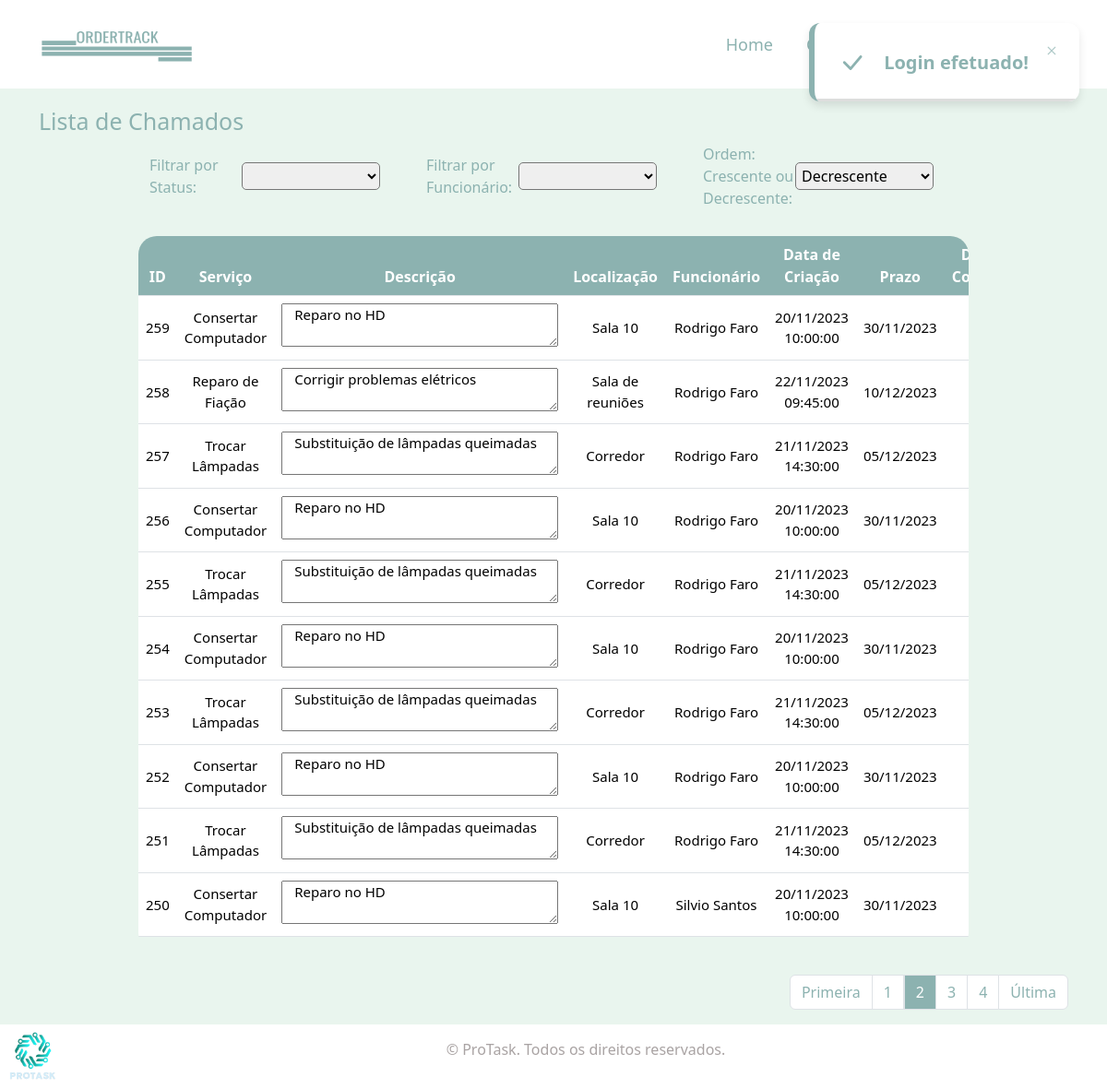
The page /src/pages/lista_chamados.php?pagina=2&ordem=Decrescente (signed in) on the database its author committed.
### tables this page shows
CREATE TABLE `rel` (
  `ID_REL` int(5) NOT NULL,
  `FK_FUNCIONARIO` int(5) DEFAULT NULL,
  `FK_ORDEM` int(5) DEFAULT NULL,
  `FK_HISTORICO` int(5) DEFAULT NULL
);

CREATE TABLE `ordem` (
  `ID_ORDEM` int(5) NOT NULL,
  `SERVICO` varchar(200) DEFAULT NULL,
  `ITEM` varchar(200) DEFAULT NULL,
  `LOCALIZACAO` varchar(200) DEFAULT NULL,
  `PRAZO` date DEFAULT NULL,
  `PRIORIDADE` varchar(200) DEFAULT NULL,
  `STATUS` enum('PENDENTE','EM ANDAMENTO','CONCLUIDO','CANCELADO') DEFAULT NULL,
  `NUMERO_OS` varchar(10) DEFAULT NULL,
  `FOTO` longblob DEFAULT NULL,
  `CRIADO` datetime DEFAULT NULL
);

CREATE TABLE `funcionarios` (
  `ID_FUNCIONARIO` int(5) NOT NULL,
  `NOME_FUNCIONARIO` varchar(100) NOT NULL,
  `SOBRENOME_FUNCIONARIO` varchar(200) NOT NULL,
  `USUARIO_FUNCIONARIO` varchar(200) DEFAULT NULL,
  `SENHA_FUNCIONARIO` varchar(250) DEFAULT NULL,
  `IMAGEM_FUNCIONARIO` longblob DEFAULT NULL,
  `STATUS_FUNCIONARIO` enum('ATIVO','INATIVO') DEFAULT NULL
);

### src/pages/lista_chamados.php (the view, shortened to what the rows shown need)
<?php
    include_once('../../conection.php');
?>
<!DOCTYPE html>
<html lang="en">
<head>
    <link href="../styles/bootstrap/dist/css/bootstrap.min.css" rel="stylesheet">
    <link href="https://cdn.jsdelivr.net/npm/bootstrap@5.3.1/dist/css/bootstrap.min.css" rel="stylesheet">
    <link rel="stylesheet" href="https://cdn.jsdelivr.net/npm/bootstrap-icons@1.11.1/font/bootstrap-icons.css">
    <link rel="stylesheet" href="../styles/lista_chamados/style.css">
</head>
<body>
    <div class="titulo container">
        <h1>Lista de Chamados</h1>
    </div>
    <div class="tabela">
        <div class="cont_table">
            <div class="row colunas" style="margin: 0px;">
            <?php
            $pagina_atual = filter_input(INPUT_GET, 'pagina', FILTER_SANITIZE_NUMBER_INT);
            $pagina = (!empty($pagina_atual)) ? $pagina_atual : 1;
            $qnt_result_pg = 10;
            $inicio = ($qnt_result_pg * $pagina) - $qnt_result_pg;
            if (isset($_GET['ordem']) && !empty($_GET['ordem'])) {
                $ordem_get = $_GET['ordem'];
                if ($ordem_get == 'Decrescente') {
                    $ordem = 'DESC';
                } else if ($ordem_get == 'Crescente') {
                    $ordem = 'ASC';
                }
            } else {
                $ordem_get = 'Decrescente';
                $ordem = 'DESC';
            }
            if ((isset($_GET['status']) && !empty($_GET['status']) and $_GET['status'] == 'TODOS') and (isset($_GET['funcionario']) && !empty($_GET['funcionario']) and $_GET['funcionario'] == 'TODOS')) {
                $result_usuario = "SELECT * FROM ordem INNER JOIN rel ON ID_ORDEM = FK_ORDEM INNER JOIN historico_ordem ON rel.FK_HISTORICO = historico_ordem.ID_HISTORICO  INNER JOIN funcionarios ON FK_FUNCIONARIO = ID_FUNCIONARIO ORDER BY ID_ORDEM $ordem LIMIT $inicio, $qnt_result_pg";
            } else {
                $result_usuario = "SELECT * FROM ordem INNER JOIN rel ON ID_ORDEM = FK_ORDEM INNER JOIN historico_ordem ON rel.FK_HISTORICO = historico_ordem.ID_HISTORICO INNER JOIN funcionarios ON rel.FK_FUNCIONARIO = funcionarios.ID_FUNCIONARIO ORDER BY ID_ORDEM $ordem LIMIT $inicio, $qnt_result_pg";
            }
            $resultado_usuario = mysqli_query($conn, $result_usuario);
            $dados = "
                        <div class='table-responsive  col-md-9'>
                            <table class='table  text-center' >
                                <thead class='th-heads'>
                                    <tr>
                                        <th style='background-color: #8CB2B0; color: #fff;' scope='col'>ID</th>
                                        <th style='background-color: #8CB2B0; color: #fff;'  scope='col'>Serviço</th>
                                        <th style='background-color: #8CB2B0; color: #fff;'  scope='col'>Descrição</th>
                                        <th style='background-color: #8CB2B0; color: #fff;'  scope='col'>Localização</th>
                                        <th style='background-color: #8CB2B0; color: #fff;'  scope='col'>Funcionário</th>
                                        <th style='background-color: #8CB2B0; color: #fff;'  scope='col'>Data de Criação</th>
                                        <th style='background-color: #8CB2B0; color: #fff;'  scope='col'>Prazo</th>
                                        <th style='background-color: #8CB2B0; color: #fff;'  scope='col'>Data de Conclusão</th>
                                        <th style='background-color: #8CB2B0; color: #fff;'  scope='col'>Prioridade</th>
                                        <th style='background-color: #8CB2B0; color: #fff;'  scope='col'>Status</th>
                                        <th style='background-color: #8CB2B0; color: #fff;'  scope='col'></th>
                                    </tr>
                                </thead>
                                <tbody>
            ";
            while ($row_usuario = mysqli_fetch_assoc($resultado_usuario)) {
                $id = $row_usuario['ID_ORDEM'];
                $servico  = $row_usuario['SERVICO'];
                $item = $row_usuario['ITEM'];
                $localizacao = $row_usuario['LOCALIZACAO'];
                $funcionario = $row_usuario['NOME_FUNCIONARIO'];
                $sobrenome_funcionario = $row_usuario['SOBRENOME_FUNCIONARIO'];
                $urgencia =  $row_usuario['PRIORIDADE'];
                $status = $row_usuario['STATUS'];
                $datetime = $row_usuario['CRIADO'];
                $datehora = new DateTime($datetime);
                $data = $datehora->format("d/m/Y H:i:s");
                $prazo = $row_usuario['PRAZO'];
                $datehora_prazo = new DateTime($prazo);
                $data_prazo = $datehora_prazo->format("d/m/Y");
                $data_conclusao = $row_usuario['DATA_FINALIZACAO'];
                if ($data_conclusao == null) {
                    $data_finalizacao = ' ';
                } else {
                    $dataconclusao = new DateTime($data_conclusao);
                    $data_finalizacao = $dataconclusao->format("d/m/Y H:i:s");
                }
                $dados .= "
                            <tr class='tr-dados' style='font-size: 15px; text-align: center;'>
                                <td>$id</td>
                                <td>$servico</td>
                                <td><textarea readonly style='width: 300px; padding-left: 13px;  textarea::-webkit-scrollbar {
                                    width: 12px; }'>$item</textarea></td>
                                <td>$localizacao</td>
                                <td>$funcionario $sobrenome_funcionario</td>
                                <td>$data</td>
                                <td>$data_prazo</td>
                                <td>$data_finalizacao</td>
                                <td>$urgencia</td>
                        ";
                if ($status == "PENDENTE") {
                    $dados .= "<td style='color: #FA9D4A;'>$status</td>";
                } elseif ($status == "CONCLUIDO") {
                    $dados .= "<td style='color: green;'>$status</td>";
                } elseif ($status == "EM ANDAMENTO") {
                    $dados .= "<td style='color: #FFD929;'>$status</td>";
                } elseif ($status == "CANCELADO") {
                    $dados .= "<td style='color: red; '>$status</td>";
                }
                if ($status != 'CANCELADO') {
                    $dados .= " <td>
                                      <a class='dropdown-item' href='editar_chamado.php?id=$id'>
                                      </a>
                                      <a class='dropdown-item' href='../../src/api/controller/cancelar_chamado_lista.php?id=$id'>
                                      </a>
                              </td>
                          </tr>";
                }
            }
            $dados .= "
                                    </tbody>
                                </table>
                            </div>
                        </div>
            ";
            echo $dados;
            if ((isset($_GET['status']) && !empty($_GET['status']) and $_GET['status'] == 'TODOS') and (isset($_GET['funcionnario']) && !empty($_GET['funcionario']) and $_GET['funcionario'] == 'TODOS')) {
                $result_pg = "SELECT COUNT(ID_ORDEM) AS num_result FROM ordem";
            } else {
                $result_pg = "SELECT COUNT(ID_ORDEM) AS num_result FROM ordem INNER JOIN rel ON ID_ORDEM = FK_ORDEM INNER JOIN historico_ordem ON rel.FK_HISTORICO = historico_ordem.ID_HISTORICO  INNER JOIN funcionarios ON FK_FUNCIONARIO = ID_FUNCIONARIO";
            }
            $resultado_pg = mysqli_query($conn, $result_pg);
            $row_pg = mysqli_fetch_assoc($resultado_pg);
            $quantidade_pg = ceil($row_pg['num_result'] / $qnt_result_pg);
            $max_links = 2;
        $paginacao = "
                    <div class='container d-flex justify-content-end div-pag' style='margin-top: 25px; margin-bootom: 25px; '>
                      <nav aria-label='Page navigation example'>
                      <ul class='pagination'>
        ";
            if ((isset($_GET['status']) && !empty($_GET['status']) && $_GET['status'] == 'TODOS') and (isset($_GET['funcionario']) && !empty($_GET['funcionario']) && $_GET['funcionario'] == 'TODOS')) {
                $status_get = $_GET['status'];
                $funcionario_get = $_GET['funcionario'];
                if($quantidade_pg > 1){
                    $paginacao .= "<li class='page-item'><a class='page-link' href='lista_chamados.php?pagina=1&status=$status_get&funcionario=$funcionario_get&ordem=$ordem_get'>Primeira</a></li>";
                }else {
                    $paginacao .= "<li class='page-item page-link pag_disable_primeira'>Primeira</li>";
                }
                for ($pag_ant = $pagina - $max_links; $pag_ant <= $pagina - 1; $pag_ant++) {
                    if ($pag_ant >= 1) {
                        $paginacao .= "<li class='page-item'><a class='page-link' href='lista_chamados.php?pagina=$pag_ant&status=$status_get&funcionario=$funcionario_get&ordem=$ordem_get'> $pag_ant </a></li>";
                    }
                }
                $paginacao .= "<li class='page-item page-link' style='background-color: #8CB2B0; color: #fff'>$pagina</li>";
                for ($pag_dep = $pagina + 1; $pag_dep <= $pagina + $max_links; $pag_dep++) {
                    if ($pag_dep <= $quantidade_pg) {
                        $paginacao .= "<li class='page-item'><a  class='page-link' href='lista_chamados.php?pagina=$pag_dep&status=$status_get&funcionario=$funcionario_get&ordem=$ordem_get'> $pag_dep </a></li>";
                    }
                }
                if($quantidade_pg > 1){
                    $paginacao .= "<li class='page-item'><a class='page-link' href= 'lista_chamados.php?pagina=$quantidade_pg&status=$status_get&funcionario=$funcionario_get&ordem=$ordem_get'>  Última</a></li>";
                }else {
                    $paginacao .= "<li class='page-item page-link pag_disable_ultima'>Última</li>";
                }
                $paginacao .= "</ul></nav></div>";
            } else {
                if($quantidade_pg > 1){
                    $paginacao .= "<li class='page-item'><a class='page-link' href='lista_chamados.php?pagina=1&ordem=$ordem_get'>Primeira</a></li>";
                }else{
                    $paginacao .= "<li class='page-item page-link pag_disable_primeira'>Primeira</li>";
                }
                for ($pag_ant = $pagina - $max_links; $pag_ant <= $pagina - 1; $pag_ant++) {
                    if ($pag_ant >= 1) {
                        $paginacao .= "<li class='page-item'><a class='page-link' href='lista_chamados.php?pagina=$pag_ant&ordem=$ordem_get'> $pag_ant </a></li>";
                    }
                }
                $paginacao .= "<li class='page-item page-link' style='background-color: #8CB2B0; color: #fff'>$pagina</li>";
                for ($pag_dep = $pagina + 1; $pag_dep <= $pagina + $max_links; $pag_dep++) {
                    if ($pag_dep <= $quantidade_pg) {
                        $paginacao .= "<li class='page-item'><a  class='page-link' href='lista_chamados.php?pagina=$pag_dep&ordem=$ordem_get'> $pag_dep </a></li>";
                    }
                }
                if($quantidade_pg > 1){
                    $paginacao .= "<li class='page-item'><a class='page-link' href= 'lista_chamados.php?pagina=$quantidade_pg&ordem=$ordem_get'>  Última</a></li>";
                }else{
                    $paginacao .= "<li class='page-item page-link pag_disable_ultima'>Última</li>";
                }
                $paginacao .= "</ul></nav></div></div>";
            }
            echo $paginacao;
            ?>
        </div>
</body>
</html>

### rows shown on the page
rel: FK_ORDEM.ID_ORDEM "259", FK_ORDEM.SERVICO "Consertar Computador", FK_ORDEM.ITEM "Reparo no HD", FK_ORDEM.LOCALIZACAO "Sala 10", FK_FUNCIONARIO.NOME_FUNCIONARIO "Rodrigo", FK_FUNCIONARIO.SOBRENOME_FUNCIONARIO "Faro", FK_ORDEM.CRIADO "20/11/2023 10:00:00", FK_ORDEM.PRAZO "30/11/2023"
rel: FK_ORDEM.ID_ORDEM "258", FK_ORDEM.SERVICO "Reparo de Fiação", FK_ORDEM.ITEM "Corrigir problemas elétricos", FK_ORDEM.LOCALIZACAO "Sala de reuniões", FK_FUNCIONARIO.NOME_FUNCIONARIO "Rodrigo", FK_FUNCIONARIO.SOBRENOME_FUNCIONARIO "Faro", FK_ORDEM.CRIADO "22/11/2023 09:45:00", FK_ORDEM.PRAZO "10/12/2023"
rel: FK_ORDEM.ID_ORDEM "257", FK_ORDEM.SERVICO "Trocar Lâmpadas", FK_ORDEM.ITEM "Substituição de lâmpadas queimadas", FK_ORDEM.LOCALIZACAO "Corredor", FK_FUNCIONARIO.NOME_FUNCIONARIO "Rodrigo", FK_FUNCIONARIO.SOBRENOME_FUNCIONARIO "Faro", FK_ORDEM.CRIADO "21/11/2023 14:30:00", FK_ORDEM.PRAZO "05/12/2023"
rel: FK_ORDEM.ID_ORDEM "256", FK_ORDEM.SERVICO "Consertar Computador", FK_ORDEM.ITEM "Reparo no HD", FK_ORDEM.LOCALIZACAO "Sala 10", FK_FUNCIONARIO.NOME_FUNCIONARIO "Rodrigo", FK_FUNCIONARIO.SOBRENOME_FUNCIONARIO "Faro", FK_ORDEM.CRIADO "20/11/2023 10:00:00", FK_ORDEM.PRAZO "30/11/2023"
rel: FK_ORDEM.ID_ORDEM "255", FK_ORDEM.SERVICO "Trocar Lâmpadas", FK_ORDEM.ITEM "Substituição de lâmpadas queimadas", FK_ORDEM.LOCALIZACAO "Corredor", FK_FUNCIONARIO.NOME_FUNCIONARIO "Rodrigo", FK_FUNCIONARIO.SOBRENOME_FUNCIONARIO "Faro", FK_ORDEM.CRIADO "21/11/2023 14:30:00", FK_ORDEM.PRAZO "05/12/2023"
rel: FK_ORDEM.ID_ORDEM "254", FK_ORDEM.SERVICO "Consertar Computador", FK_ORDEM.ITEM "Reparo no HD", FK_ORDEM.LOCALIZACAO "Sala 10", FK_FUNCIONARIO.NOME_FUNCIONARIO "Rodrigo", FK_FUNCIONARIO.SOBRENOME_FUNCIONARIO "Faro", FK_ORDEM.CRIADO "20/11/2023 10:00:00", FK_ORDEM.PRAZO "30/11/2023"
rel: FK_ORDEM.ID_ORDEM "253", FK_ORDEM.SERVICO "Trocar Lâmpadas", FK_ORDEM.ITEM "Substituição de lâmpadas queimadas", FK_ORDEM.LOCALIZACAO "Corredor", FK_FUNCIONARIO.NOME_FUNCIONARIO "Rodrigo", FK_FUNCIONARIO.SOBRENOME_FUNCIONARIO "Faro", FK_ORDEM.CRIADO "21/11/2023 14:30:00", FK_ORDEM.PRAZO "05/12/2023"
rel: FK_ORDEM.ID_ORDEM "252", FK_ORDEM.SERVICO "Consertar Computador", FK_ORDEM.ITEM "Reparo no HD", FK_ORDEM.LOCALIZACAO "Sala 10", FK_FUNCIONARIO.NOME_FUNCIONARIO "Rodrigo", FK_FUNCIONARIO.SOBRENOME_FUNCIONARIO "Faro", FK_ORDEM.CRIADO "20/11/2023 10:00:00", FK_ORDEM.PRAZO "30/11/2023"
rel: FK_ORDEM.ID_ORDEM "251", FK_ORDEM.SERVICO "Trocar Lâmpadas", FK_ORDEM.ITEM "Substituição de lâmpadas queimadas", FK_ORDEM.LOCALIZACAO "Corredor", FK_FUNCIONARIO.NOME_FUNCIONARIO "Rodrigo", FK_FUNCIONARIO.SOBRENOME_FUNCIONARIO "Faro", FK_ORDEM.CRIADO "21/11/2023 14:30:00", FK_ORDEM.PRAZO "05/12/2023"
rel: FK_ORDEM.ID_ORDEM "250", FK_ORDEM.SERVICO "Consertar Computador", FK_ORDEM.ITEM "Reparo no HD", FK_ORDEM.LOCALIZACAO "Sala 10", FK_FUNCIONARIO.NOME_FUNCIONARIO "Silvio", FK_FUNCIONARIO.SOBRENOME_FUNCIONARIO "Santos", FK_ORDEM.CRIADO "20/11/2023 10:00:00", FK_ORDEM.PRAZO "30/11/2023"

### other values the page prints
$_SESSION['msg'] "Login efetuado!"
$pagina "2"
